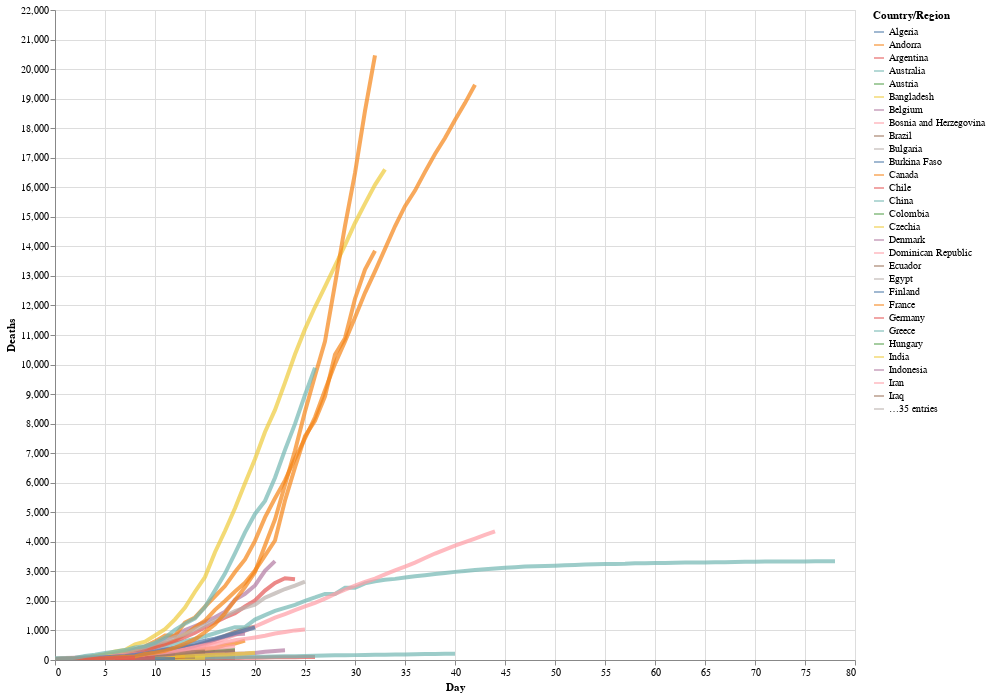

The cell this chart's notebook holds for it:
### Markdown cell above
We can now customize the code to thicken the line width, to alter the opacity, and to make the chart larger:

### Code cell
# altair plot 
alt.Chart(deaths_long).mark_line(strokeWidth=4, opacity=0.7).encode(
    x='Day',
    y='Deaths',
    color='Country/Region'
).properties(
    width=800,
    height=650
).interactive()

### Figure 1 — Vega-Lite specification as saved in the notebook (floating-point values rounded to 4 significant figures; data arrays with more than 128 entries replaced by an {"elided": "..."} marker saying what was removed)
{"config": {"view": {"continuousWidth": 400, "continuousHeight": 300}}, "data": {"name": "data-55a258f94e8b8783e91323a8e7c7adc8"}, "mark": {"type": "line", "opacity": 0.7, "strokeWidth": 4}, "encoding": {"color": {"type": "nominal", "field": "Country/Region"}, "x": {"type": "quantitative", "field": "Day"}, "y": {"type": "quantitative", "field": "Deaths"}}, "height": 650, "selection": {"selector001": {"type": "interval", "bind": "scales", "encodings": ["x", "y"]}}, "width": 800, "$schema": "https://vega.github.io/schema/vega-lite/v4.8.1.json", "datasets": {"data-55a258f94e8b8783e91323a8e7c7adc8": {"elided": "5184 records"}}}
